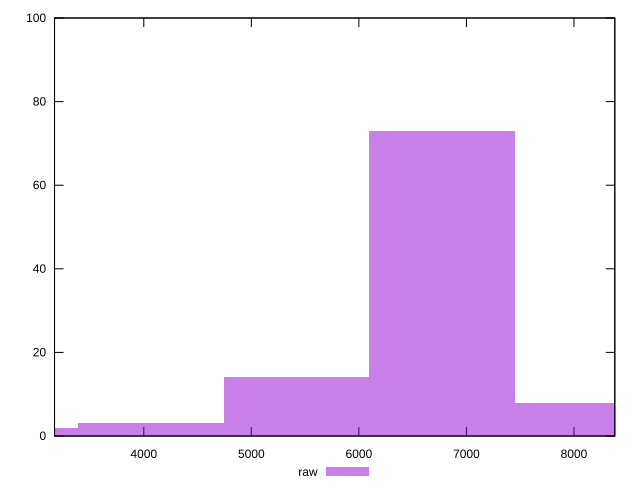

Write gnuplot code to recreate this figure.
reset

$raw <<EOF
6776.294561999568 73
8131.553474399482 8
5421.035649599655 14
2710.5178247998274 2
4065.776737199741 3
EOF

set key outside below
set boxwidth 1355.2589123999137
set xrange [3170:8380]
set yrange [0:100]
set trange [0:100]
set style fill transparent solid 0.5 noborder
set terminal svg size 640, 490 enhanced background rgb 'white'
set output "reprap/unused-javascript/samples/pages+cached+noexternal+nomedia+nocss+nojs/raw/histogram.svg"

plot $raw title "raw" with boxes

reset
